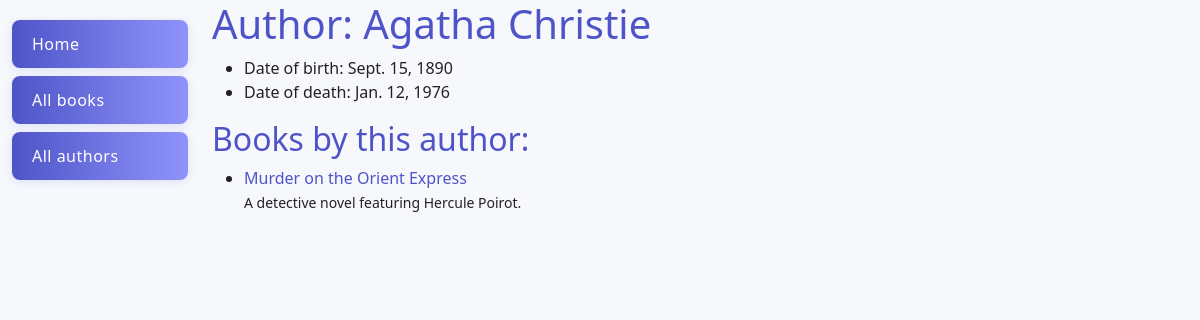
/catalog/author/2, run on the app's committed database.
### catalog/models.py (models this page shows, shortened)
class Author(models.Model):
    first_name = models.CharField(max_length=100)
    last_name = models.CharField(max_length=100)
    date_of_birth = models.DateField(null=True, blank=True)
    date_of_death = models.DateField('Died', null=True, blank=True)
    class Meta:
        ordering = ['first_name', 'last_name']

class Book(models.Model):
    title = models.CharField(max_length=200)
    author = models.ForeignKey('Author', on_delete=models.RESTRICT, null=True)
    summary = models.TextField(max_length=1000, help_text="Enter a brief description of the book")
    isbn = models.CharField(
                            'ISBN', max_length=13,
                            unique=True,
                            help_text='13 Character '
                                      '<a href="https://www.isbn-international.org/content/what-isbn"'
                                      '>ISBN number</a>')
    genre = models.ManyToManyField(Genre, help_text="Select a genre for this book")
    language = models.ForeignKey('Language', on_delete=models.SET_NULL, null=True)
    def get_absolute_url(self):
        return reverse('book-detail', args=[str(self.id)])
    def display_genre(self):
        return ', '.join(genre.name for genre in self.genre.all()[:3])
    display_genre.short_description = 'Genre'

### catalog/views.py (the view)
# urls.py: path('author/<int:pk>', views.AuthorDetailView.as_view(), name='author-detail'),
class AuthorDetailView(generic.DetailView):
    model = Author

### catalog/templates/catalog/author_detail.html
{% extends "base_generic.html" %}
{% block content %}
<h1>Author: {{ author.first_name }} {{ author.last_name }}</h1>
<ul>
  <li>Date of birth: {{ author.date_of_birth }}</li>
  <li>Date of death: {{ author.date_of_death|default:"N/A" }}</li>
</ul>
<h2>Books by this author:</h2>
<ul>
  {% for book in author.book_set.all %}
  <li>
    <a href="{{ book.get_absolute_url }}">{{ book.title }}</a>
    <br>
    <small>{{ book.summary }}</small>
  </li>
  {% empty %}
  <li>No books available.</li>
  {% endfor %}
</ul>
{% endblock %}

### catalog/static/catalog/css/styles.css (style rules this page uses)
body { font-family: 'Segoe UI', Arial, sans-serif; background: #f6f8fc; color: #222; margin: 0; padding: 0; }
h1, h2, h3 { color: #4e54c8; margin-top: 0; }
a { color: #4e54c8; text-decoration: none; transition: color 0.2s; }

### data on the page
Author: date_of_birth "Sept. 15, 1890", date_of_death "Jan. 12, 1976"
Book: title "Murder on the Orient Express", summary "A detective novel featuring Hercule Poirot."
